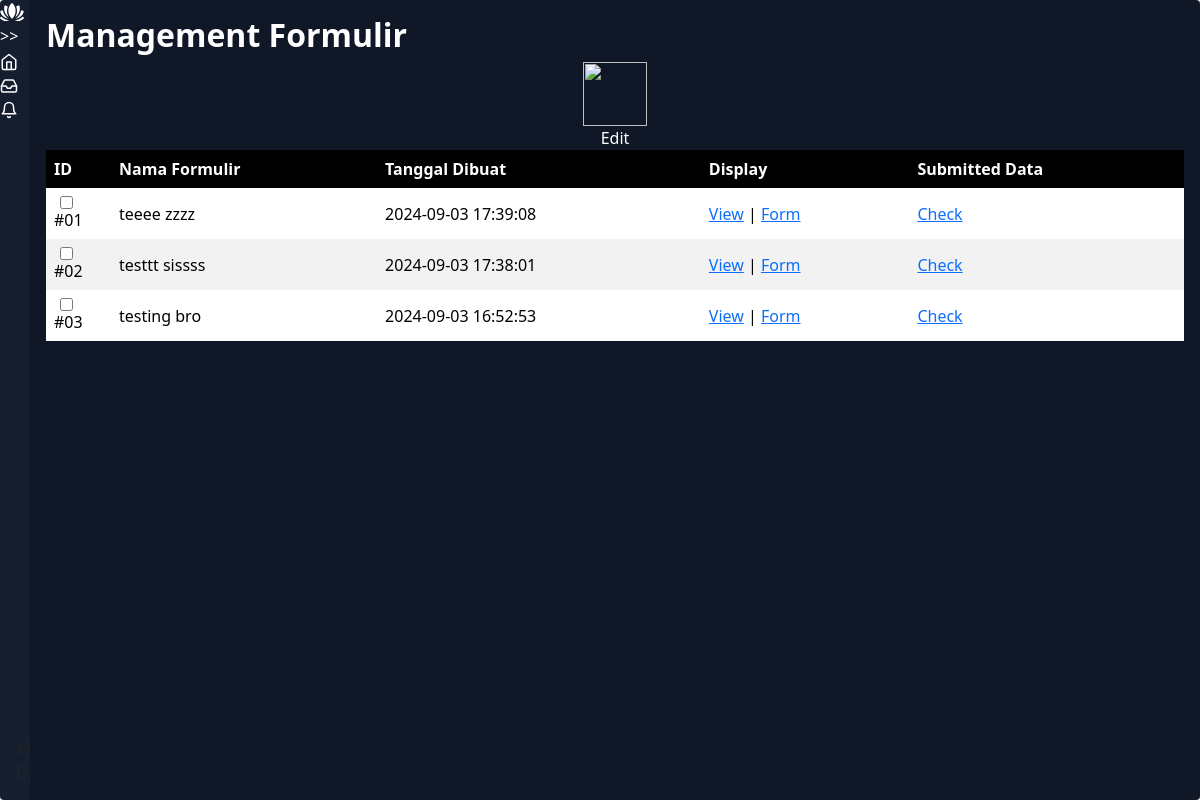
The page /index.php/display/management_formulir on the database as committed earlier.
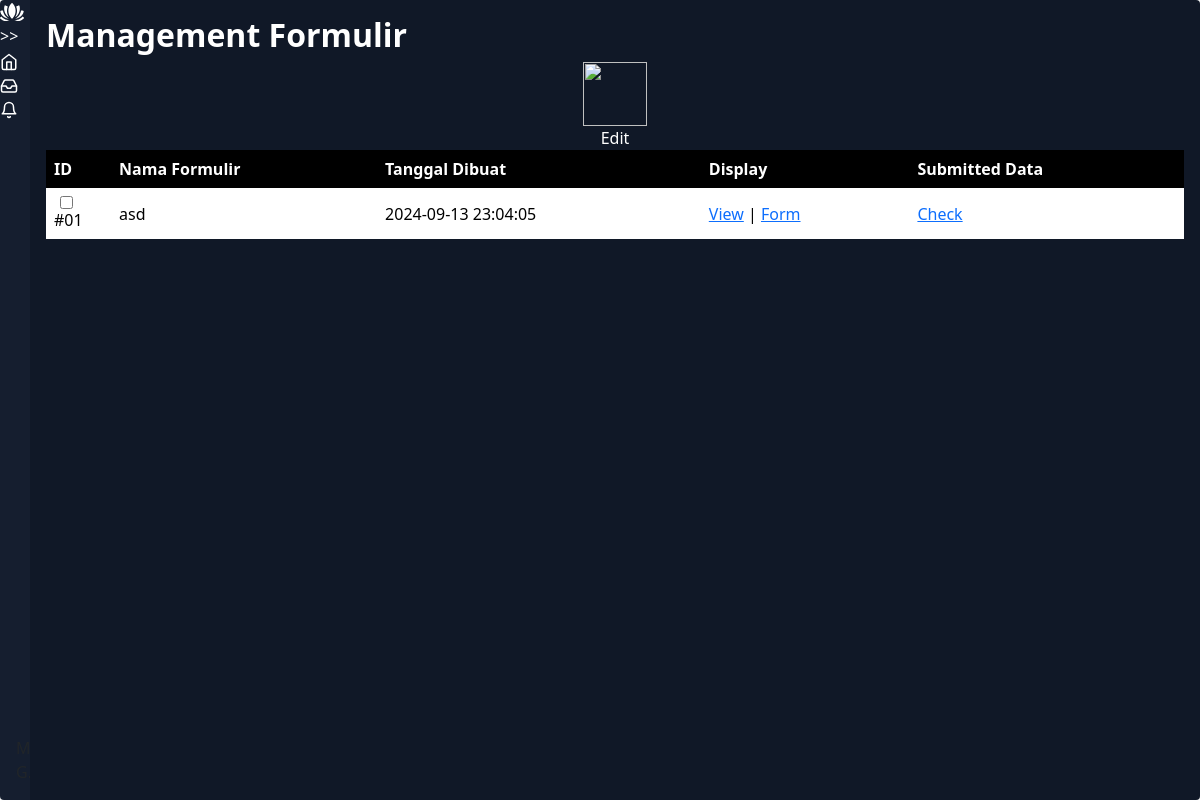
The same page on the database as committed later.
### tables this page shows
CREATE TABLE IF NOT EXISTS `table_formulir` (
  `id` int(11) NOT NULL AUTO_INCREMENT,
  `name` text DEFAULT NULL,
  `code_json` text DEFAULT NULL,
  `date_created` datetime DEFAULT current_timestamp(),
  PRIMARY KEY (`id`)
);

### application/controllers/Display.php (called while the page is built, shortened)
<?php
class Display extends CI_Controller {
	public function __construct(){
		$this->load->model('DBUser');
		$this->load->model('DBFormulir');
		$this->load->model('DBDynamic');
		$this->load->model('DBHistoryFormulir');
	}
	public function management_formulir(){
		$data = $this->DBFormulir->getAll();
		if(!empty($data)){
		$data = array_reverse($data);
		$dataNa = array(
			'data_formulir' => $data
		);
		$this->load->view('management_formulir', $dataNa);
		}else{
				$this->load->view('management_formulir');
		}
	}
}

### index.php (called while the page is built, shortened)
<?php
require_once BASEPATH.'core/CodeIgniter.php';

### application/models/DBFormulir.php (called while the page is built, shortened)
<?php
class DBFormulir extends CI_Model {
	private $table_name = "table_formulir";
	public function getAll() {
        $query = $this->db->get($this->table_name);
		 if ($query->num_rows() > 0) {
            return $query->result();
        } else {
            return false;
        }
    }
}

### application/libraries/TXTFormatter.php (called while the page is built, shortened)
<?php
class TXTFormatter {
  public function generate2Digit($num){
    if ($num < 100) {
          $f = sprintf('%02d', $num);
      } else {
          $f = $num;
      }
      return $f;
  }
}
?>

### application/views/management_formulir.php (the view, shortened to what this page needs)
<link rel="stylesheet" type="text/css" href="/assets/css/style-dashboard.css">
<link href="/assets/css/bootstrap.min.css" rel="stylesheet">
<link rel="stylesheet" href="/assets/css/dataTables.dataTables.css" />
<div class="app-container">
  <div class="sidebar">
    <div class="sidebar-header">
      <div class="app-icon">
      </div>
    </div>
    <?php include('nav_bar_left.php'); ?>
    <div class="account-info">
      <div class="account-info-name">Monica G.</div>
      <button class="account-info-more">
      </button>
    </div>
  </div>
  <div class="app-content">
 <h2 class="text-putih" >Management Formulir</h2>
  <div class="menu row">
      <div class="col item">
        <img src="/assets/images/edit.png">
        <br><a href="" id="edit-data">Edit</a>
      </div>
  </div>
  <table id="table-data" class="display">
  <thead>
    <tr>
      <th class="th-check"> ID</th>
      <th>Nama Formulir</th>
      <th>Tanggal Dibuat</th>
      <th class="no-sort">Display</th>
      <th class="no-sort">Submitted Data</th>
    </tr>
  </thead>
  <tbody>
    <?php if(!empty($data_formulir)): ?>
      <?php $no = 0; $safeName = ""; ?>
    <?php foreach($data_formulir as $data): ?>
      <?php $no++;  $safeName = str_replace(" ", "_", $data->name);
        $fno = $this->txtformatter->generate2Digit($no);
      ?>
     <tr>
       <td> <input id="<?=$data->id;?>" data-form="<?= $data->name; ?>" type="checkbox"> #<?= $fno; ?> </td>
       <td> <?= $data->name; ?> </td>
       <td> <?= $data->date_created; ?> </td>
       <td> <a id="display-formulir-link" href="/display-formulir?id=<?= $data->id; ?>">View</a> |
  <a href="/form?name=<?= $safeName; ?>">Form</a>
       </td>
      <td> <a id="display-data-formulir-link" href="/display-data-formulir?id=<?=$data->id;?>"> Check </a> </td>
     </tr>
    <?php endforeach;?>
    <?php endif;?>
  </tbody>
</table>
</div>

Rows that differ between the two databases and show on the page:
removed table_formulir: fno "01", name "teeee zzzz", date_created "2024-09-03 17:39:08"
removed table_formulir: fno "02", name "testtt sissss", date_created "2024-09-03 17:38:01"
removed table_formulir: fno "03", name "testing bro", date_created "2024-09-03 16:52:53"
added table_formulir: fno "01", name "asd", date_created "2024-09-13 23:04:05"
